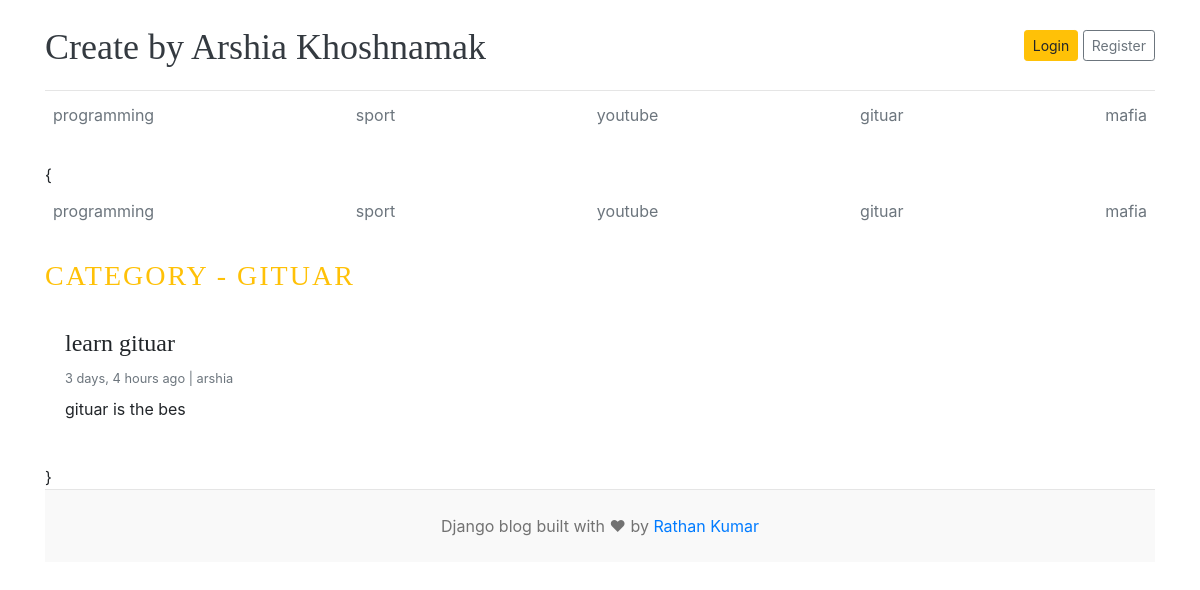
/category/6/, run on the app's committed database.
### blogs/models.py (models this page shows, shortened)
class Category(models.Model):
    name=models.CharField(max_length=50,unique=True)
    created_at=models.DateTimeField(auto_now_add=True)
    updated_at=models.DateTimeField(auto_now=True)
    class Meta:
        verbose_name_plural = "categories"
    def __str__(self):
        return self.name

class Blog(models.Model):
    title=models.CharField(max_length=100)
    slug=models.SlugField(max_length=150,unique=True,blank=True)
    category=models.ForeignKey(Category,on_delete=models.CASCADE)
    author=models.ForeignKey(User,on_delete=models.CASCADE)
    featured_image=models.ImageField(upload_to="uploads/%Y/%m/%d")
    short_description=models.TextField(max_length=500)
    blog_body=models.TextField(max_length=2000)
    status=models.CharField(max_length=20,choices=STATUS,default="Draft")
    is_featured=models.BooleanField(default=False)
    created_at=models.DateTimeField(auto_now_add=True)
    updated_at=models.DateTimeField(auto_now=True)

### blogs/views.py (the view)
# urls.py: path("<int:category_id>/",views.posts_by_category,name="posts_by_category")
def posts_by_category(request,category_id):
    posts=Blog.objects.filter(status="Published",category=category_id)
    category=get_object_or_404(Category,pk=category_id)
    context={"posts": posts,
             "category":category}
    return render(request,"posts_by_category.html",context)

### blogs/context_processor.py (called while the page is built)
def get_categories(request):
    categories=Category.objects.all()
    return dict(categories=categories)

### templates/posts_by_category.html (shortened to what this page needs)
{% extends 'base.html' %}
{% block content %}
    <div class="nav-scroller py-1 mb-4">
        <nav class="nav d-flex justify-content-between">
            {% for cat in categories %}
                <a class="p-2 text-muted" href="#">{{ cat.name }}</a>
            {% endfor %}
        </nav>
    </div>
    <h3 class="text-uppercase text-warning mb-3" style="letter-spacing:2px;">
        Category - {{ category }}
    </h3>
    <div class="row">
        {% if posts %}
        {% for post in posts %}
            <div class="col-md-6 mb-4">
                <div class="card border-0">
                    <div class="card-body">
                        <h4>{{ post.title }}</h4>
                        <small class="text-muted">
                            {{ post.created_at|timesince }} ago | {{ post.author }}
                        </small>
                        <p class="card-text mt-2">
                            {{ post.short_description }}
                        </p>
                    </div>
                </div>
            </div>
        {% endfor %}
        {% else %}
            <p>No posts found.</p>
        {% endif %}
    </div>
{% endblock %}

### templates/base.html (shortened to what this page needs)
{% load static %}
<!DOCTYPE html>
<html lang="en">
<head>
    <link href="https://getbootstrap.com/docs/4.0/dist/css/bootstrap.min.css" rel="stylesheet">
    <link href="{% static 'css/blog.css' %}" rel="stylesheet">
</head>
<body>
<div class="container">
    <header class="blog-header py-3">
        <div class="row flex-nowrap justify-content-between align-items-center">
            <div class="col-8 pt-1">
                <a class="blog-header-logo text-dark" href="/">Create by Arshia Khoshnamak</a>
            </div>
            <div class="col-4 d-flex justify-content-end align-items-center">
                <a class="btn btn-sm btn-warning" href="#">Login</a>
                <a class="btn btn-sm btn-outline-secondary" href="#">Register</a>
            </div>
        </div>
    </header>
        <div class="nav-scroller py-1 mb-4">
        <nav class="nav d-flex justify-content-between">
            {% for cat in categories %}
                <a class="p-2 text-muted" href="{% url "posts_by_category" cat.id%}">{{ cat.name }}</a>
            {% endfor %}
        </nav>
    </div>
{{% block content %}
{% endblock  %}}
<footer class="blog-footer text-center py-4">
    <p>Django blog built with ❤ by <a href="#">Rathan Kumar</a></p>
</footer>
</body>
</html>

### blog/static/css/blog.css (style rules this page uses)
.blog-header { border-bottom: 1px solid #e5e5e5; }
.blog-header-logo { font-family: "Playfair Display", Georgia, "Times New Roman", serif; font-size: 2.25rem; }
h1, h2, h3, h4, h5, h6 { font-family: "Playfair Display", Georgia, "Times New Roman", serif; }
.blog-footer { padding: 2.5rem 0; color: #727272; text-align: center; background-color: #f9f9f9; border-top: .05rem solid #e5e5e5; }
.blog-footer p:last-child { margin-bottom: 0; }

### data on the page
Category: name "programming"
Category: name "sport"
Category: name "youtube"
Category: name "gituar", name "GITUAR"
Category: name "mafia"
Blog: title "learn gituar", created_at "3 days, 4 hours", author "arshia", short_description "gituar is the bes"
